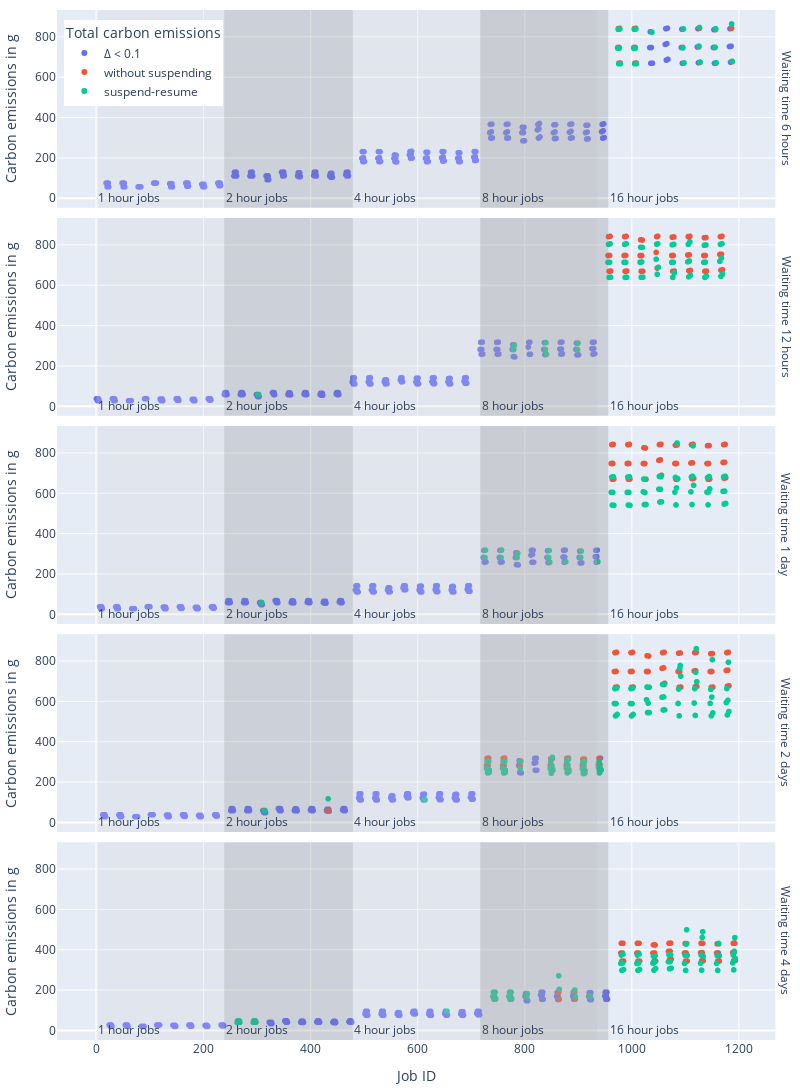

This figure's notebook cell:
### Code cell
import plotly.graph_objects as go

"""
Scrolling through by eye, there are some cases where the suspend-resume strategy performed 
better but there are also some cases where it performed worse.

Lets do a graph just plotting each experiment, with the carbon emissions on the y axis
"""

def add_common_styling_to_fig(fig):
    fig.update_layout({
        'margin': dict(l=10, r=10, t=10, b=10)
    })

waiting_times = all_results["waiting_time"].unique()
waiting_time_order = [str(w) for w in sorted([int(w) for w in waiting_times])]


deadlines_color_map = {
    f"Δ < {min_delta}": px.colors.qualitative.Plotly[0],
    'without suspending': px.colors.qualitative.Plotly[1],
    'suspend-resume': px.colors.qualitative.Plotly[2]
}

def make_deadlines_plot(df: pd.DataFrame):
    df = df.reset_index(drop=True)
    df = df.sort_values(by="job_index")

    print(df)

    fig = px.scatter(
        df, x="job_index", y="carbon_cost", color="label",
        hover_data=df.columns, color_discrete_map=deadlines_color_map,
        labels={"label": "Total carbon emissions"}, facet_row="waiting_time",
        category_orders={'waiting_time': waiting_time_order}, facet_row_spacing=0.01
    )

    fig.update_layout({
        "xaxis_title":"Job ID",
        "yaxis1_title":"Carbon emissions in g",
        "yaxis2_title":"Carbon emissions in g",
        "yaxis3_title":"Carbon emissions in g",
        "yaxis4_title":"Carbon emissions in g",
        "yaxis5_title":"Carbon emissions in g",
        #"xaxis_range": [0, df["job_index"].max()],
        "height": 1100,
        "width": 800
    })

    label_for_tile={
        "6": "Waiting time 6 hours",
        "12": "Waiting time 12 hours",
        "24": "Waiting time 1 day",
        "48": "Waiting time 2 days",
        "96": "Waiting time 4 days",
    }

    for i, category in enumerate(reversed(waiting_time_order)): # at this point I dont even question plotly anymore
        fig.layout['annotations'][i]['text'] = label_for_tile[category]

    fig.update_layout(legend ={
        "yanchor":"top",
        "y":0.99, # equal spacing ;)
        "xanchor":"left",
        "x":0.01
    })

    add_common_styling_to_fig(fig)

    change_in_length_indexes = df.index[df['length'] != df['length'].shift()].tolist()

    change_in_length_indexes.append(len(df)-1)

    print(change_in_length_indexes)

    length_label = [
        "1 hour jobs",
        "2 hour jobs",
        "4 hour jobs" ,
        "8 hour jobs",
        "16 hour jobs",   
    ]   

    for index, (start, end) in enumerate(zip(change_in_length_indexes, change_in_length_indexes[1:])):
        color = "grey" if index % 2 else "lightgrey" 
        
        start_x = df.loc[start]["job_index"]
        end_x=df.loc[end-1]["job_index"]

        print(f"{index}, start: {start_x}, end: {end_x}")

        fig.add_vrect(x0=start_x, x1=end_x, col=1,
                annotation_text=length_label[index], annotation_position="bottom left",
                fillcolor=color, opacity=0.25, line_width=0)

    fig.show()

    return fig

same_job_different_schedulers_fig = make_deadlines_plot(same_job_different_schedulers_plot_df)

pio.write_image(same_job_different_schedulers_fig, file="eval_same_job_different_schedulers.pdf")

### Figure 1 — Plotly figure (JSON) as saved in the notebook; plotly's stock layout.template omitted (floating-point values rounded to 4 significant figures; data arrays with more than 128 entries replaced by an {"elided": "..."} marker saying what was removed)
{"data": [{"customdata": {"elided": "216x18 mixed values"}, "hovertemplate": "Total carbon emissions=%{customdata[17]}<br>waiting_time=%{customdata[8]}<br>job_index=%{x}<br>carbon_cost=%{y}<br>ID=%{customdata[0]}<br>arrival_time=%{customdata[1]}<br>length=%{customdata[2]}<br>cpus=%{customdata[3]}<br>length_class=%{customdata[4]}<br>resource_class=%{customdata[5]}<br>dollar_cost=%{customdata[6]}<br>start_time=%{customdata[7]}<br>exit_time=%{customdata[9]}<br>reason=%{customdata[10]}<br>scheduling_policy=%{customdata[11]}<br>work_type=%{customdata[12]}<br>work_phases=%{customdata[13]}<br>startup_length=%{customdata[14]}<br>startup_power=%{customdata[15]}<br>filename=%{customdata[16]}<extra></extra>", "legendgroup": "Δ < 0.1", "marker": {"color": "#636EFA", "symbol": "circle"}, "mode": "markers", "name": "Δ < 0.1", "showlegend": true, "type": "scattergl", "x": {"elided": "216 int values"}, "xaxis": "x5", "y": {"elided": "216 float values"}, "yaxis": "y5"}, {"customdata": {"elided": "179x18 mixed values"}, "hovertemplate": "Total carbon emissions=%{customdata[17]}<br>waiting_time=%{customdata[8]}<br>job_index=%{x}<br>carbon_cost=%{y}<br>ID=%{customdata[0]}<br>arrival_time=%{customdata[1]}<br>length=%{customdata[2]}<br>cpus=%{customdata[3]}<br>length_class=%{customdata[4]}<br>resource_class=%{customdata[5]}<br>dollar_cost=%{customdata[6]}<br>start_time=%{customdata[7]}<br>exit_time=%{customdata[9]}<br>reason=%{customdata[10]}<br>scheduling_policy=%{customdata[11]}<br>work_type=%{customdata[12]}<br>work_phases=%{customdata[13]}<br>startup_length=%{customdata[14]}<br>startup_power=%{customdata[15]}<br>filename=%{customdata[16]}<extra></extra>", "legendgroup": "Δ < 0.1", "marker": {"color": "#636EFA", "symbol": "circle"}, "mode": "markers", "name": "Δ < 0.1", "showlegend": false, "type": "scattergl", "x": {"elided": "179 int values"}, "xaxis": "x4", "y": {"elided": "179 float values"}, "yaxis": "y4"}, {"customdata": {"elided": "177x18 mixed values"}, "hovertemplate": "Total carbon emissions=%{customdata[17]}<br>waiting_time=%{customdata[8]}<br>job_index=%{x}<br>carbon_cost=%{y}<br>ID=%{customdata[0]}<br>arrival_time=%{customdata[1]}<br>length=%{customdata[2]}<br>cpus=%{customdata[3]}<br>length_class=%{customdata[4]}<br>resource_class=%{customdata[5]}<br>dollar_cost=%{customdata[6]}<br>start_time=%{customdata[7]}<br>exit_time=%{customdata[9]}<br>reason=%{customdata[10]}<br>scheduling_policy=%{customdata[11]}<br>work_type=%{customdata[12]}<br>work_phases=%{customdata[13]}<br>startup_length=%{customdata[14]}<br>startup_power=%{customdata[15]}<br>filename=%{customdata[16]}<extra></extra>", "legendgroup": "Δ < 0.1", "marker": {"color": "#636EFA", "symbol": "circle"}, "mode": "markers", "name": "Δ < 0.1", "showlegend": false, "type": "scattergl", "x": {"elided": "177 int values"}, "xaxis": "x3", "y": {"elided": "177 float values"}, "yaxis": "y3"}, {"customdata": {"elided": "151x18 mixed values"}, "hovertemplate": "Total carbon emissions=%{customdata[17]}<br>waiting_time=%{customdata[8]}<br>job_index=%{x}<br>carbon_cost=%{y}<br>ID=%{customdata[0]}<br>arrival_time=%{customdata[1]}<br>length=%{customdata[2]}<br>cpus=%{customdata[3]}<br>length_class=%{customdata[4]}<br>resource_class=%{customdata[5]}<br>dollar_cost=%{customdata[6]}<br>start_time=%{customdata[7]}<br>exit_time=%{customdata[9]}<br>reason=%{customdata[10]}<br>scheduling_policy=%{customdata[11]}<br>work_type=%{customdata[12]}<br>work_phases=%{customdata[13]}<br>startup_length=%{customdata[14]}<br>startup_power=%{customdata[15]}<br>filename=%{customdata[16]}<extra></extra>", "legendgroup": "Δ < 0.1", "marker": {"color": "#636EFA", "symbol": "circle"}, "mode": "markers", "name": "Δ < 0.1", "showlegend": false, "type": "scattergl", "x": {"elided": "151 int values"}, "xaxis": "x2", "y": {"elided": "151 float values"}, "yaxis": "y2"}, {"customdata": {"elided": "165x18 mixed values"}, "hovertemplate": "Total carbon emissions=%{customdata[17]}<br>waiting_time=%{customdata[8]}<br>job_index=%{x}<br>carbon_cost=%{y}<br>ID=%{customdata[0]}<br>arrival_time=%{customdata[1]}<br>length=%{customdata[2]}<br>cpus=%{customdata[3]}<br>length_class=%{customdata[4]}<br>resource_class=%{customdata[5]}<br>dollar_cost=%{customdata[6]}<br>start_time=%{customdata[7]}<br>exit_time=%{customdata[9]}<br>reason=%{customdata[10]}<br>scheduling_policy=%{customdata[11]}<br>work_type=%{customdata[12]}<br>work_phases=%{customdata[13]}<br>startup_length=%{customdata[14]}<br>startup_power=%{customdata[15]}<br>filename=%{customdata[16]}<extra></extra>", "legendgroup": "Δ < 0.1", "marker": {"color": "#636EFA", "symbol": "circle"}, "mode": "markers", "name": "Δ < 0.1", "showlegend": false, "type": "scattergl", "x": {"elided": "165 int values"}, "xaxis": "x", "y": {"elided": "165 float values"}, "yaxis": "y"}, {"customdata": {"elided": "24x18 mixed values"}, "hovertemplate": "Total carbon emissions=%{customdata[17]}<br>waiting_time=%{customdata[8]}<br>job_index=%{x}<br>carbon_cost=%{y}<br>ID=%{customdata[0]}<br>arrival_time=%{customdata[1]}<br>length=%{customdata[2]}<br>cpus=%{customdata[3]}<br>length_class=%{customdata[4]}<br>resource_class=%{customdata[5]}<br>dollar_cost=%{customdata[6]}<br>start_time=%{customdata[7]}<br>exit_time=%{customdata[9]}<br>reason=%{customdata[10]}<br>scheduling_policy=%{customdata[11]}<br>work_type=%{customdata[12]}<br>work_phases=%{customdata[13]}<br>startup_length=%{customdata[14]}<br>startup_power=%{customdata[15]}<br>filename=%{customdata[16]}<extra></extra>", "legendgroup": "without suspending", "marker": {"color": "#EF553B", "symbol": "circle"}, "mode": "markers", "name": "without suspending", "showlegend": true, "type": "scattergl", "x": [974, 975, 976, 977, 978, 979, 1004, 1005, 1006, 1007, 1008, 1009, 1038, 1096, 1097, 1098, 1126, 1127, 1128, 1156, 1157, 1158, 1187, 1188], "xaxis": "x5", "y": [749.2, 842.9, 671.2, 749.5, 844.5, 672.4, 749.2, 842.9, 671.2, 749.5, 844.5, 672.4, 826.1, 749.5, 841.4, 672.3, 752.7, 844.6, 675.5, 749.4, 838.4, 672.1, 844.8, 678.5], "yaxis": "y5"}, {"customdata": {"elided": "56x18 mixed values"}, "hovertemplate": "Total carbon emissions=%{customdata[17]}<br>waiting_time=%{customdata[8]}<br>job_index=%{x}<br>carbon_cost=%{y}<br>ID=%{customdata[0]}<br>arrival_time=%{customdata[1]}<br>length=%{customdata[2]}<br>cpus=%{customdata[3]}<br>length_class=%{customdata[4]}<br>resource_class=%{customdata[5]}<br>dollar_cost=%{customdata[6]}<br>start_time=%{customdata[7]}<br>exit_time=%{customdata[9]}<br>reason=%{customdata[10]}<br>scheduling_policy=%{customdata[11]}<br>work_type=%{customdata[12]}<br>work_phases=%{customdata[13]}<br>startup_length=%{customdata[14]}<br>startup_power=%{customdata[15]}<br>filename=%{customdata[16]}<extra></extra>", "legendgroup": "without suspending", "marker": {"color": "#EF553B", "symbol": "circle"}, "mode": "markers", "name": "without suspending", "showlegend": false, "type": "scattergl", "x": [302, 303, 780, 781, 839, 840, 841, 899, 900, 956, 957, 958, 959, 960, 961, 986, 987, 988, 989, 990, 991, 1016, 1017, 1018, 1019, 1020, 1021, 1046, 1047, 1048, 1049, 1050, 1075, 1076, 1077, 1078, 1079, 1080, 1105, 1106, 1107, 1108, 1109, 1110, 1135, 1136, 1137, 1138, 1139, 1140, 1165, 1166, 1167, 1168, 1169, 1170], "xaxis": "x4", "y": [59.25, 59.25, 283.0, 305.3, 282.9, 317.3, 258.5, 283.2, 314.9, 749.2, 842.9, 671.2, 749.5, 844.5, 672.4, 749.2, 842.9, 671.2, 749.5, 844.5, 672.4, 749.2, 827.3, 671.2, 749.2, 826.1, 671.6, 764.9, 842.9, 686.8, 845.1, 690.8, 749.2, 840.3, 671.2, 749.5, 841.4, 672.3, 751.9, 842.9, 673.8, 752.7, 844.6, 675.5, 749.2, 837.7, 671.2, 749.4, 838.4, 672.1, 754.5, 842.9, 676.4, 755.8, 844.8, 678.5], "yaxis": "y4"}, {"customdata": {"elided": "63x18 mixed values"}, "hovertemplate": "Total carbon emissions=%{customdata[17]}<br>waiting_time=%{customdata[8]}<br>job_index=%{x}<br>carbon_cost=%{y}<br>ID=%{customdata[0]}<br>arrival_time=%{customdata[1]}<br>length=%{customdata[2]}<br>cpus=%{customdata[3]}<br>length_class=%{customdata[4]}<br>resource_class=%{customdata[5]}<br>dollar_cost=%{customdata[6]}<br>start_time=%{customdata[7]}<br>exit_time=%{customdata[9]}<br>reason=%{customdata[10]}<br>scheduling_policy=%{customdata[11]}<br>work_type=%{customdata[12]}<br>work_phases=%{customdata[13]}<br>startup_length=%{customdata[14]}<br>startup_power=%{customdata[15]}<br>filename=%{customdata[16]}<extra></extra>", "legendgroup": "without suspending", "marker": {"color": "#EF553B", "symbol": "circle"}, "mode": "markers", "name": "without suspending", "showlegend": false, "type": "scattergl", "x": [308, 309, 726, 727, 756, 757, 786, 787, 845, 846, 847, 877, 905, 906, 937, 962, 963, 964, 965, 966, 967, 992, 993, 994, 995, 996, 997, 1022, 1023, 1024, 1025, 1026, 1027, 1051, 1052, 1053, 1054, 1055, 1056, 1081, 1082, 1083, 1084, 1085, 1086, 1111, 1112, 1113, 1114, 1115, 1116, 1141, 1142, 1143, 1144, 1145, 1146, 1171, 1172, 1173, 1174, 1175, 1176], "xaxis": "x3", "y": [59.25, 59.25, 282.6, 319.6, 282.6, 319.6, 283.0, 305.3, 282.9, 317.3, 258.5, 261.1, 283.2, 314.9, 261.6, 749.2, 842.9, 671.2, 749.5, 844.5, 672.4, 749.2, 842.9, 671.2, 749.5, 844.5, 672.4, 749.2, 827.3, 671.2, 749.2, 826.1, 671.6, 764.9, 842.9, 686.8, 767.5, 845.1, 690.8, 749.2, 840.3, 671.2, 749.5, 841.4, 672.3, 751.9, 842.9, 673.8, 752.7, 844.6, 675.5, 749.2, 837.7, 671.2, 749.4, 838.4, 672.1, 754.5, 842.9, 676.4, 755.8, 844.8, 678.5], "yaxis": "y3"}, {"customdata": {"elided": "89x18 mixed values"}, "hovertemplate": "Total carbon emissions=%{customdata[17]}<br>waiting_time=%{customdata[8]}<br>job_index=%{x}<br>carbon_cost=%{y}<br>ID=%{customdata[0]}<br>arrival_time=%{customdata[1]}<br>length=%{customdata[2]}<br>cpus=%{customdata[3]}<br>length_class=%{customdata[4]}<br>resource_class=%{customdata[5]}<br>dollar_cost=%{customdata[6]}<br>start_time=%{customdata[7]}<br>exit_time=%{customdata[9]}<br>reason=%{customdata[10]}<br>scheduling_policy=%{customdata[11]}<br>work_type=%{customdata[12]}<br>work_phases=%{customdata[13]}<br>startup_length=%{customdata[14]}<br>startup_power=%{customdata[15]}<br>filename=%{customdata[16]}<extra></extra>", "legendgroup": "without suspending", "marker": {"color": "#EF553B", "symbol": "circle"}, "mode": "markers", "name": "without suspending", "showlegend": false, "type": "scattergl", "x": [314, 315, 433, 614, 729, 730, 731, 732, 733, 734, 759, 760, 761, 762, 763, 764, 792, 793, 848, 849, 850, 851, 852, 853, 878, 879, 880, 881, 882, 883, 908, 909, 910, 911, 912, 913, 938, 939, 940, 941, 943, 968, 969, 970, 971, 972, 973, 998, 999, 1000, 1001, 1002, 1003, 1028, 1029, 1030, 1031, 1032, 1033, 1057, 1058, 1059, 1060, 1061, 1062, 1087, 1088, 1089, 1090, 1091, 1092, 1117, 1118, 1119, 1120, 1121, 1122, 1147, 1148, 1149, 1150, 1151, 1152, 1177, 1178, 1179, 1180, 1181, 1182], "xaxis": "x2", "y": [59.25, 59.25, 58.88, 111.9, 283.1, 318.4, 259.5, 282.6, 319.6, 260.7, 283.1, 318.4, 259.5, 282.6, 319.6, 260.7, 283.0, 305.3, 283.1, 316.5, 257.5, 282.9, 317.3, 258.5, 285.0, 318.4, 259.5, 285.1, 319.6, 261.1, 283.1, 314.5, 255.5, 283.2, 314.9, 256.4, 287.0, 318.4, 259.5, 287.7, 261.6, 749.2, 842.9, 671.2, 749.5, 844.5, 672.4, 749.2, 842.9, 671.2, 749.5, 844.5, 672.4, 749.2, 827.3, 671.2, 749.2, 826.1, 671.6, 764.9, 842.9, 686.8, 767.5, 845.1, 690.8, 749.2, 840.3, 671.2, 749.5, 841.4, 672.3, 751.9, 842.9, 673.8, 752.7, 844.6, 675.5, 749.2, 837.7, 671.2, 749.4, 838.4, 672.1, 754.5, 842.9, 676.4, 755.8, 844.8, 678.5], "yaxis": "y2"}, {"customdata": {"elided": "75x18 mixed values"}, "hovertemplate": "Total carbon emissions=%{customdata[17]}<br>waiting_time=%{customdata[8]}<br>job_index=%{x}<br>carbon_cost=%{y}<br>ID=%{customdata[0]}<br>arrival_time=%{customdata[1]}<br>length=%{customdata[2]}<br>cpus=%{customdata[3]}<br>length_class=%{customdata[4]}<br>resource_class=%{customdata[5]}<br>dollar_cost=%{customdata[6]}<br>start_time=%{customdata[7]}<br>exit_time=%{customdata[9]}<br>reason=%{customdata[10]}<br>scheduling_policy=%{customdata[11]}<br>work_type=%{customdata[12]}<br>work_phases=%{customdata[13]}<br>startup_length=%{customdata[14]}<br>startup_power=%{customdata[15]}<br>filename=%{customdata[16]}<extra></extra>", "legendgroup": "without suspending", "marker": {"color": "#EF553B", "symbol": "circle"}, "mode": "markers", "name": "without suspending", "showlegend": false, "type": "scattergl", "x": [263, 264, 265, 267, 268, 293, 294, 295, 297, 298, 655, 741, 742, 743, 745, 746, 771, 772, 773, 775, 776, 804, 805, 864, 865, 894, 895, 923, 980, 981, 982, 983, 984, 985, 1010, 1011, 1012, 1013, 1014, 1015, 1040, 1041, 1042, 1043, 1044, 1045, 1069, 1070, 1071, 1072, 1073, 1074, 1099, 1100, 1101, 1102, 1103, 1104, 1129, 1130, 1131, 1132, 1133, 1134, 1159, 1160, 1161, 1163, 1164, 1189, 1190, 1191, 1192, 1193, 1194], "xaxis": "x", "y": [40.95, 47.77, 40.95, 47.75, 40.95, 40.95, 47.77, 40.95, 47.75, 40.95, 95.76, 169.2, 190.3, 155.1, 190.2, 155.4, 169.2, 190.3, 155.1, 190.2, 155.4, 169.2, 183, 189.0, 154.1, 190.2, 155.3, 168.7, 384.6, 432.7, 344.5, 384.5, 432.6, 344.6, 384.6, 432.7, 344.5, 384.5, 432.6, 344.6, 384.6, 424.7, 344.5, 384.6, 424.4, 344.4, 392.6, 432.7, 352.6, 394.1, 433.9, 353.9, 384.6, 431.3, 344.5, 384.7, 431.3, 344.6, 385.9, 432.7, 345.9, 386.3, 432.9, 346.2, 384.6, 430.0, 344.5, 430.0, 344.5, 387.3, 432.7, 347.2, 388.1, 433.1, 347.7], "yaxis": "y"}, {"customdata": {"elided": "24x18 mixed values"}, "hovertemplate": "Total carbon emissions=%{customdata[17]}<br>waiting_time=%{customdata[8]}<br>job_index=%{x}<br>carbon_cost=%{y}<br>ID=%{customdata[0]}<br>arrival_time=%{customdata[1]}<br>length=%{customdata[2]}<br>cpus=%{customdata[3]}<br>length_class=%{customdata[4]}<br>resource_class=%{customdata[5]}<br>dollar_cost=%{customdata[6]}<br>start_time=%{customdata[7]}<br>exit_time=%{customdata[9]}<br>reason=%{customdata[10]}<br>scheduling_policy=%{customdata[11]}<br>work_type=%{customdata[12]}<br>work_phases=%{customdata[13]}<br>startup_length=%{customdata[14]}<br>startup_power=%{customdata[15]}<br>filename=%{customdata[16]}<extra></extra>", "legendgroup": "suspend-resume", "marker": {"color": "#00CC96", "symbol": "circle"}, "mode": "markers", "name": "suspend-resume", "showlegend": true, "type": "scattergl", "x": [974, 975, 976, 977, 978, 979, 1004, 1005, 1006, 1007, 1008, 1009, 1038, 1096, 1097, 1098, 1126, 1127, 1128, 1156, 1157, 1158, 1187, 1188], "xaxis": "x5", "y": [746.2, 839.5, 668.5, 745.6, 841.1, 668.6, 746.2, 839.5, 668.5, 745.6, 841.1, 668.6, 824.5, 747.0, 841.3, 672.6, 756.4, 848.6, 677.2, 751.3, 842.7, 674.4, 866.2, 681.0], "yaxis": "y5"}, {"customdata": {"elided": "56x18 mixed values"}, "hovertemplate": "Total carbon emissions=%{customdata[17]}<br>waiting_time=%{customdata[8]}<br>job_index=%{x}<br>carbon_cost=%{y}<br>ID=%{customdata[0]}<br>arrival_time=%{customdata[1]}<br>length=%{customdata[2]}<br>cpus=%{customdata[3]}<br>length_class=%{customdata[4]}<br>resource_class=%{customdata[5]}<br>dollar_cost=%{customdata[6]}<br>start_time=%{customdata[7]}<br>exit_time=%{customdata[9]}<br>reason=%{customdata[10]}<br>scheduling_policy=%{customdata[11]}<br>work_type=%{customdata[12]}<br>work_phases=%{customdata[13]}<br>startup_length=%{customdata[14]}<br>startup_power=%{customdata[15]}<br>filename=%{customdata[16]}<extra></extra>", "legendgroup": "suspend-resume", "marker": {"color": "#00CC96", "symbol": "circle"}, "mode": "markers", "name": "suspend-resume", "showlegend": false, "type": "scattergl", "x": [302, 303, 780, 781, 839, 840, 841, 899, 900, 956, 957, 958, 959, 960, 961, 986, 987, 988, 989, 990, 991, 1016, 1017, 1018, 1019, 1020, 1021, 1046, 1047, 1048, 1049, 1050, 1075, 1076, 1077, 1078, 1079, 1080, 1105, 1106, 1107, 1108, 1109, 1110, 1135, 1136, 1137, 1138, 1139, 1140, 1165, 1166, 1167, 1168, 1169, 1170], "xaxis": "x4", "y": [59.1, 59.1, 282.1, 303.2, 282.5, 317.0, 259.1, 282.4, 314.3, 715.2, 804.6, 640.7, 715.6, 807.8, 641.5, 715.2, 804.6, 640.7, 715.6, 807.8, 641.5, 715.9, 790.4, 641.3, 717.3, 789.4, 642, 730.8, 805.4, 656.2, 807.5, 690.2, 715.3, 802.2, 640.8, 715.8, 804.7, 663.3, 717.8, 804.7, 643.3, 722.0, 817.0, 651.1, 715.4, 799.9, 640.9, 716.6, 801.7, 646.8, 720.4, 804.9, 645.9, 737.3, 808.2, 657.1], "yaxis": "y4"}, {"customdata": {"elided": "63x18 mixed values"}, "hovertemplate": "Total carbon emissions=%{customdata[17]}<br>waiting_time=%{customdata[8]}<br>job_index=%{x}<br>carbon_cost=%{y}<br>ID=%{customdata[0]}<br>arrival_time=%{customdata[1]}<br>length=%{customdata[2]}<br>cpus=%{customdata[3]}<br>length_class=%{customdata[4]}<br>resource_class=%{customdata[5]}<br>dollar_cost=%{customdata[6]}<br>start_time=%{customdata[7]}<br>exit_time=%{customdata[9]}<br>reason=%{customdata[10]}<br>scheduling_policy=%{customdata[11]}<br>work_type=%{customdata[12]}<br>work_phases=%{customdata[13]}<br>startup_length=%{customdata[14]}<br>startup_power=%{customdata[15]}<br>filename=%{customdata[16]}<extra></extra>", "legendgroup": "suspend-resume", "marker": {"color": "#00CC96", "symbol": "circle"}, "mode": "markers", "name": "suspend-resume", "showlegend": false, "type": "scattergl", "x": [308, 309, 726, 727, 756, 757, 786, 787, 845, 846, 847, 877, 905, 906, 937, 962, 963, 964, 965, 966, 967, 992, 993, 994, 995, 996, 997, 1022, 1023, 1024, 1025, 1026, 1027, 1051, 1052, 1053, 1054, 1055, 1056, 1081, 1082, 1083, 1084, 1085, 1086, 1111, 1112, 1113, 1114, 1115, 1116, 1141, 1142, 1143, 1144, 1145, 1146, 1171, 1172, 1173, 1174, 1175, 1176], "xaxis": "x3", "y": [59.1, 59.1, 282.2, 319.2, 282.2, 319.2, 282.1, 303.2, 282.5, 317.0, 260.9, 262.5, 282.4, 314.3, 262.1, 606.3, 682.1, 543.1, 606.1, 683.6, 542.1, 606.3, 682.1, 543.1, 606.1, 683.6, 542.1, 609.1, 672.5, 545.6, 605.4, 670.9, 545.9, 621.8, 685.2, 558.3, 621.1, 683.9, 559.2, 606.8, 680.5, 543.6, 628.0, 851.1, 674.6, 608.9, 682.6, 545.7, 686.2, 836.9, 641.3, 607.2, 678.9, 544.0, 608.4, 684.8, 623.5, 611.4, 683.1, 548.2, 612.5, 686.2, 551.1], "yaxis": "y3"}, {"customdata": {"elided": "89x18 mixed values"}, "hovertemplate": "Total carbon emissions=%{customdata[17]}<br>waiting_time=%{customdata[8]}<br>job_index=%{x}<br>carbon_cost=%{y}<br>ID=%{customdata[0]}<br>arrival_time=%{customdata[1]}<br>length=%{customdata[2]}<br>cpus=%{customdata[3]}<br>length_class=%{customdata[4]}<br>resource_class=%{customdata[5]}<br>dollar_cost=%{customdata[6]}<br>start_time=%{customdata[7]}<br>exit_time=%{customdata[9]}<br>reason=%{customdata[10]}<br>scheduling_policy=%{customdata[11]}<br>work_type=%{customdata[12]}<br>work_phases=%{customdata[13]}<br>startup_length=%{customdata[14]}<br>startup_power=%{customdata[15]}<br>filename=%{customdata[16]}<extra></extra>", "legendgroup": "suspend-resume", "marker": {"color": "#00CC96", "symbol": "circle"}, "mode": "markers", "name": "suspend-resume", "showlegend": false, "type": "scattergl", "x": [314, 315, 433, 614, 729, 730, 731, 732, 733, 734, 759, 760, 761, 762, 763, 764, 792, 793, 848, 849, 850, 851, 852, 853, 878, 879, 880, 881, 882, 883, 908, 909, 910, 911, 912, 913, 938, 939, 940, 941, 943, 968, 969, 970, 971, 972, 973, 998, 999, 1000, 1001, 1002, 1003, 1028, 1029, 1030, 1031, 1032, 1033, 1057, 1058, 1059, 1060, 1061, 1062, 1087, 1088, 1089, 1090, 1091, 1092, 1117, 1118, 1119, 1120, 1121, 1122, 1147, 1148, 1149, 1150, 1151, 1152, 1177, 1178, 1179, 1180, 1181, 1182], "xaxis": "x2", "y": [59.1, 59.1, 117.9, 113.0, 268.2, 301.7, 245.8, 266.7, 302.3, 248.1, 268.2, 301.7, 245.8, 266.7, 302.3, 248.1, 268.5, 303.2, 268.2, 299.9, 244.0, 278.5, 323.7, 263.9, 270.1, 301.8, 245.9, 277.2, 313.5, 252.4, 268.2, 298.1, 242.2, 269.3, 302.4, 245.5, 272.0, 301.8, 245.9, 276.3, 259.0, 590.4, 664.2, 528.9, 590, 666.2, 536.5, 590.4, 664.2, 528.9, 590, 666.2, 536.5, 609.1, 672.5, 545.6, 592.0, 670.9, 545.7, 621.8, 685.2, 558.3, 623.1, 685.0, 559, 590.8, 662.6, 529.2, 764.5, 779.2, 726.2, 592.8, 664.6, 531.3, 745.9, 862.7, 698.5, 591.1, 660.9, 529.6, 622.3, 808.1, 543.9, 595.3, 665.0, 533.7, 606.6, 795.3, 550.9], "yaxis": "y2"}, {"customdata": {"elided": "75x18 mixed values"}, "hovertemplate": "Total carbon emissions=%{customdata[17]}<br>waiting_time=%{customdata[8]}<br>job_index=%{x}<br>carbon_cost=%{y}<br>ID=%{customdata[0]}<br>arrival_time=%{customdata[1]}<br>length=%{customdata[2]}<br>cpus=%{customdata[3]}<br>length_class=%{customdata[4]}<br>resource_class=%{customdata[5]}<br>dollar_cost=%{customdata[6]}<br>start_time=%{customdata[7]}<br>exit_time=%{customdata[9]}<br>reason=%{customdata[10]}<br>scheduling_policy=%{customdata[11]}<br>work_type=%{customdata[12]}<br>work_phases=%{customdata[13]}<br>startup_length=%{customdata[14]}<br>startup_power=%{customdata[15]}<br>filename=%{customdata[16]}<extra></extra>", "legendgroup": "suspend-resume", "marker": {"color": "#00CC96", "symbol": "circle"}, "mode": "markers", "name": "suspend-resume", "showlegend": false, "type": "scattergl", "x": [263, 264, 265, 267, 268, 293, 294, 295, 297, 298, 655, 741, 742, 743, 745, 746, 771, 772, 773, 775, 776, 804, 805, 864, 865, 894, 895, 923, 980, 981, 982, 983, 984, 985, 1010, 1011, 1012, 1013, 1014, 1015, 1040, 1041, 1042, 1043, 1044, 1045, 1069, 1070, 1071, 1072, 1073, 1074, 1099, 1100, 1101, 1102, 1103, 1104, 1129, 1130, 1131, 1132, 1133, 1134, 1159, 1160, 1161, 1163, 1164, 1189, 1190, 1191, 1192, 1193, 1194], "xaxis": "x", "y": [40.8, 47.6, 40.8, 47.6, 40.8, 40.8, 47.6, 40.8, 47.6, 40.8, 96.07, 169.1, 190.2, 155.0, 190.1, 157.1, 169.1, 190.2, 155.0, 190.1, 157.1, 168.6, 182.6, 271.6, 204.0, 200.7, 167.1, 168.5, 332.7, 374.3, 298.0, 335, 378.7, 302.5, 332.7, 374.3, 298.0, 335, 378.7, 303, 334.1, 368.9, 299.3, 338.9, 370.9, 307.6, 341.1, 375.9, 306.3, 341.6, 376, 309.3, 332.9, 373.4, 298.3, 428.6, 499.9, 372.8, 334.1, 374.6, 299.4, 462.1, 490.3, 368.1, 333.2, 372.5, 298.5, 432.1, 371.3, 335.5, 374.8, 300.8, 392.9, 460.8, 356.3], "yaxis": "y"}], "layout": {"annotations": [{"showarrow": false, "text": "Waiting time 4 days", "textangle": 90, "x": 0.98, "xanchor": "left", "xref": "paper", "y": 0.096, "yanchor": "middle", "yref": "paper"}, {"showarrow": false, "text": "Waiting time 2 days", "textangle": 90, "x": 0.98, "xanchor": "left", "xref": "paper", "y": 0.298, "yanchor": "middle", "yref": "paper"}, {"showarrow": false, "text": "Waiting time 1 day", "textangle": 90, "x": 0.98, "xanchor": "left", "xref": "paper", "y": 0.5, "yanchor": "middle", "yref": "paper"}, {"showarrow": false, "text": "Waiting time 12 hours", "textangle": 90, "x": 0.98, "xanchor": "left", "xref": "paper", "y": 0.702, "yanchor": "middle", "yref": "paper"}, {"showarrow": false, "text": "Waiting time 6 hours", "textangle": 90, "x": 0.98, "xanchor": "left", "xref": "paper", "y": 0.904, "yanchor": "middle", "yref": "paper"}, {"showarrow": false, "text": "1 hour jobs", "x": 0, "xanchor": "left", "xref": "x", "y": 0, "yanchor": "bottom", "yref": "y domain"}, {"showarrow": false, "text": "1 hour jobs", "x": 0, "xanchor": "left", "xref": "x2", "y": 0, "yanchor": "bottom", "yref": "y2 domain"}, {"showarrow": false, "text": "1 hour jobs", "x": 0, "xanchor": "left", "xref": "x3", "y": 0, "yanchor": "bottom", "yref": "y3 domain"}, {"showarrow": false, "text": "1 hour jobs", "x": 0, "xanchor": "left", "xref": "x4", "y": 0, "yanchor": "bottom", "yref": "y4 domain"}, {"showarrow": false, "text": "1 hour jobs", "x": 0, "xanchor": "left", "xref": "x5", "y": 0, "yanchor": "bottom", "yref": "y5 domain"}, {"showarrow": false, "text": "2 hour jobs", "x": 239, "xanchor": "left", "xref": "x", "y": 0, "yanchor": "bottom", "yref": "y domain"}, {"showarrow": false, "text": "2 hour jobs", "x": 239, "xanchor": "left", "xref": "x2", "y": 0, "yanchor": "bottom", "yref": "y2 domain"}, {"showarrow": false, "text": "2 hour jobs", "x": 239, "xanchor": "left", "xref": "x3", "y": 0, "yanchor": "bottom", "yref": "y3 domain"}, {"showarrow": false, "text": "2 hour jobs", "x": 239, "xanchor": "left", "xref": "x4", "y": 0, "yanchor": "bottom", "yref": "y4 domain"}, {"showarrow": false, "text": "2 hour jobs", "x": 239, "xanchor": "left", "xref": "x5", "y": 0, "yanchor": "bottom", "yref": "y5 domain"}, {"showarrow": false, "text": "4 hour jobs", "x": 478, "xanchor": "left", "xref": "x", "y": 0, "yanchor": "bottom", "yref": "y domain"}, {"showarrow": false, "text": "4 hour jobs", "x": 478, "xanchor": "left", "xref": "x2", "y": 0, "yanchor": "bottom", "yref": "y2 domain"}, {"showarrow": false, "text": "4 hour jobs", "x": 478, "xanchor": "left", "xref": "x3", "y": 0, "yanchor": "bottom", "yref": "y3 domain"}, {"showarrow": false, "text": "4 hour jobs", "x": 478, "xanchor": "left", "xref": "x4", "y": 0, "yanchor": "bottom", "yref": "y4 domain"}, {"showarrow": false, "text": "4 hour jobs", "x": 478, "xanchor": "left", "xref": "x5", "y": 0, "yanchor": "bottom", "yref": "y5 domain"}, {"showarrow": false, "text": "8 hour jobs", "x": 717, "xanchor": "left", "xref": "x", "y": 0, "yanchor": "bottom", "yref": "y domain"}, {"showarrow": false, "text": "8 hour jobs", "x": 717, "xanchor": "left", "xref": "x2", "y": 0, "yanchor": "bottom", "yref": "y2 domain"}, {"showarrow": false, "text": "8 hour jobs", "x": 717, "xanchor": "left", "xref": "x3", "y": 0, "yanchor": "bottom", "yref": "y3 domain"}, {"showarrow": false, "text": "8 hour jobs", "x": 717, "xanchor": "left", "xref": "x4", "y": 0, "yanchor": "bottom", "yref": "y4 domain"}, {"showarrow": false, "text": "8 hour jobs", "x": 717, "xanchor": "left", "xref": "x5", "y": 0, "yanchor": "bottom", "yref": "y5 domain"}, {"showarrow": false, "text": "16 hour jobs", "x": 956, "xanchor": "left", "xref": "x", "y": 0, "yanchor": "bottom", "yref": "y domain"}, {"showarrow": false, "text": "16 hour jobs", "x": 956, "xanchor": "left", "xref": "x2", "y": 0, "yanchor": "bottom", "yref": "y2 domain"}, {"showarrow": false, "text": "16 hour jobs", "x": 956, "xanchor": "left", "xref": "x3", "y": 0, "yanchor": "bottom", "yref": "y3 domain"}, {"showarrow": false, "text": "16 hour jobs", "x": 956, "xanchor": "left", "xref": "x4", "y": 0, "yanchor": "bottom", "yref": "y4 domain"}, {"showarrow": false, "text": "16 hour jobs", "x": 956, "xanchor": "left", "xref": "x5", "y": 0, "yanchor": "bottom", "yref": "y5 domain"}], "height": 1100, "legend": {"title": {"text": "Total carbon emissions"}, "tracegroupgap": 0, "x": 0.01, "xanchor": "left", "y": 0.99, "yanchor": "top"}, "margin": {"b": 10, "l": 10, "r": 10, "t": 10}, "shapes": [{"fillcolor": "lightgrey", "line": {"width": 0}, "opacity": 0.25, "type": "rect", "x0": 0, "x1": 240, "xref": "x", "y0": 0, "y1": 1, "yref": "y domain"}, {"fillcolor": "lightgrey", "line": {"width": 0}, "opacity": 0.25, "type": "rect", "x0": 0, "x1": 240, "xref": "x2", "y0": 0, "y1": 1, "yref": "y2 domain"}, {"fillcolor": "lightgrey", "line": {"width": 0}, "opacity": 0.25, "type": "rect", "x0": 0, "x1": 240, "xref": "x3", "y0": 0, "y1": 1, "yref": "y3 domain"}, {"fillcolor": "lightgrey", "line": {"width": 0}, "opacity": 0.25, "type": "rect", "x0": 0, "x1": 240, "xref": "x4", "y0": 0, "y1": 1, "yref": "y4 domain"}, {"fillcolor": "lightgrey", "line": {"width": 0}, "opacity": 0.25, "type": "rect", "x0": 0, "x1": 240, "xref": "x5", "y0": 0, "y1": 1, "yref": "y5 domain"}, {"fillcolor": "grey", "line": {"width": 0}, "opacity": 0.25, "type": "rect", "x0": 239, "x1": 479, "xref": "x", "y0": 0, "y1": 1, "yref": "y domain"}, {"fillcolor": "grey", "line": {"width": 0}, "opacity": 0.25, "type": "rect", "x0": 239, "x1": 479, "xref": "x2", "y0": 0, "y1": 1, "yref": "y2 domain"}, {"fillcolor": "grey", "line": {"width": 0}, "opacity": 0.25, "type": "rect", "x0": 239, "x1": 479, "xref": "x3", "y0": 0, "y1": 1, "yref": "y3 domain"}, {"fillcolor": "grey", "line": {"width": 0}, "opacity": 0.25, "type": "rect", "x0": 239, "x1": 479, "xref": "x4", "y0": 0, "y1": 1, "yref": "y4 domain"}, {"fillcolor": "grey", "line": {"width": 0}, "opacity": 0.25, "type": "rect", "x0": 239, "x1": 479, "xref": "x5", "y0": 0, "y1": 1, "yref": "y5 domain"}, {"fillcolor": "lightgrey", "line": {"width": 0}, "opacity": 0.25, "type": "rect", "x0": 478, "x1": 935, "xref": "x", "y0": 0, "y1": 1, "yref": "y domain"}, {"fillcolor": "lightgrey", "line": {"width": 0}, "opacity": 0.25, "type": "rect", "x0": 478, "x1": 935, "xref": "x2", "y0": 0, "y1": 1, "yref": "y2 domain"}, {"fillcolor": "lightgrey", "line": {"width": 0}, "opacity": 0.25, "type": "rect", "x0": 478, "x1": 935, "xref": "x3", "y0": 0, "y1": 1, "yref": "y3 domain"}, {"fillcolor": "lightgrey", "line": {"width": 0}, "opacity": 0.25, "type": "rect", "x0": 478, "x1": 935, "xref": "x4", "y0": 0, "y1": 1, "yref": "y4 domain"}, {"fillcolor": "lightgrey", "line": {"width": 0}, "opacity": 0.25, "type": "rect", "x0": 478, "x1": 935, "xref": "x5", "y0": 0, "y1": 1, "yref": "y5 domain"}, {"fillcolor": "grey", "line": {"width": 0}, "opacity": 0.25, "type": "rect", "x0": 717, "x1": 956, "xref": "x", "y0": 0, "y1": 1, "yref": "y domain"}, {"fillcolor": "grey", "line": {"width": 0}, "opacity": 0.25, "type": "rect", "x0": 717, "x1": 956, "xref": "x2", "y0": 0, "y1": 1, "yref": "y2 domain"}, {"fillcolor": "grey", "line": {"width": 0}, "opacity": 0.25, "type": "rect", "x0": 717, "x1": 956, "xref": "x3", "y0": 0, "y1": 1, "yref": "y3 domain"}, {"fillcolor": "grey", "line": {"width": 0}, "opacity": 0.25, "type": "rect", "x0": 717, "x1": 956, "xref": "x4", "y0": 0, "y1": 1, "yref": "y4 domain"}, {"fillcolor": "grey", "line": {"width": 0}, "opacity": 0.25, "type": "rect", "x0": 717, "x1": 956, "xref": "x5", "y0": 0, "y1": 1, "yref": "y5 domain"}, {"fillcolor": "lightgrey", "line": {"width": 0}, "opacity": 0.25, "type": "rect", "x0": 956, "x1": 956, "xref": "x", "y0": 0, "y1": 1, "yref": "y domain"}, {"fillcolor": "lightgrey", "line": {"width": 0}, "opacity": 0.25, "type": "rect", "x0": 956, "x1": 956, "xref": "x2", "y0": 0, "y1": 1, "yref": "y2 domain"}, {"fillcolor": "lightgrey", "line": {"width": 0}, "opacity": 0.25, "type": "rect", "x0": 956, "x1": 956, "xref": "x3", "y0": 0, "y1": 1, "yref": "y3 domain"}, {"fillcolor": "lightgrey", "line": {"width": 0}, "opacity": 0.25, "type": "rect", "x0": 956, "x1": 956, "xref": "x4", "y0": 0, "y1": 1, "yref": "y4 domain"}, {"fillcolor": "lightgrey", "line": {"width": 0}, "opacity": 0.25, "type": "rect", "x0": 956, "x1": 956, "xref": "x5", "y0": 0, "y1": 1, "yref": "y5 domain"}], "width": 800, "xaxis": {"anchor": "y", "domain": [0, 0.98], "title": {"text": "Job ID"}}, "xaxis2": {"anchor": "y2", "domain": [0, 0.98], "matches": "x", "showticklabels": false}, "xaxis3": {"anchor": "y3", "domain": [0, 0.98], "matches": "x", "showticklabels": false}, "xaxis4": {"anchor": "y4", "domain": [0, 0.98], "matches": "x", "showticklabels": false}, "xaxis5": {"anchor": "y5", "domain": [0, 0.98], "matches": "x", "showticklabels": false}, "yaxis": {"anchor": "x", "domain": [0, 0.192], "title": {"text": "Carbon emissions in g"}}, "yaxis2": {"anchor": "x2", "domain": [0.202, 0.394], "matches": "y", "title": {"text": "Carbon emissions in g"}}, "yaxis3": {"anchor": "x3", "domain": [0.404, 0.596], "matches": "y", "title": {"text": "Carbon emissions in g"}}, "yaxis4": {"anchor": "x4", "domain": [0.606, 0.798], "matches": "y", "title": {"text": "Carbon emissions in g"}}, "yaxis5": {"anchor": "x5", "domain": [0.808, 1], "matches": "y", "title": {"text": "Carbon emissions in g"}}}}
